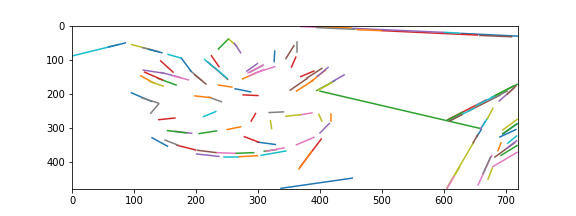
#> input picture NLP & Imge preprocessing/Question/Raw data/img/(f)plantA_39.jpg_straight_line.png, 576 x 216 px, given in place of plantA_39.jpg, which was not available
$ python Code_image.py
#> lines starting #> are read from the running program, lines starting #| are printed output that depends on the picture; after the words box and inside, x2 and y2 are one past the last pixel; in counts of white or black regions, pixels touching at a corner belong together; pictures that were not available may be replaced by others from this repository, and a replacement may not be noted
#!/usr/bin/env python3
# -*- coding: utf-8 -*-
"""
Created on Thu Apr 23 16:22:02 2020

@author: B
"""
import imageio
import skimage.color as color
import matplotlib.pyplot as plt
import skimage.feature as feature
import skimage.filters as filters
import skimage.measure as measure
import skimage.transform as transform


path_list=['plantA_39.jpg','plantB_26.jpg','plantC_15.jpg',\
           'plantA_23.jpg','plantB_51.jpg','plantC_44.jpg']

for i in path_list:
    im = imageio.imread(i)
#> im is the input picture: shape (216, 576, 4); mean R, G, B, A 248.3, 248, 247.6, 255
    img = color.rgb2gray(im)
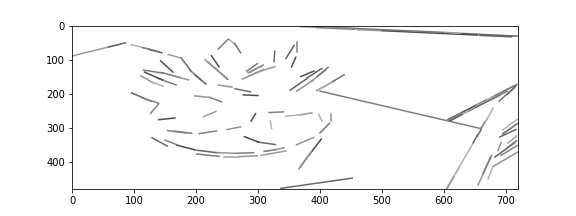
#> img: shape (216, 576) float64; min 0, max 1, mean 0.973

    #grayscale
    plt.imshow(img, cmap=plt.cm.gray, interpolation='nearest')
    plt.axis('off')
    plt.savefig('(a)%s_grayscale.png'%i)

    #B&W
    threshold = filters.threshold_otsu(img)
#> threshold = 0.709
    binary_img = img > threshold
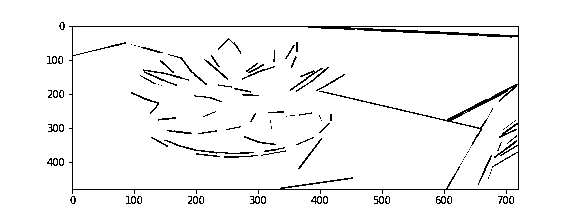
#> binary_img: shape (216, 576) bool; 95.8% white; black in thin lines or dots, all inside (x1, y1, x2, y2) = (47, 22, 519, 204)

    plt.imshow(binary_img, cmap=plt.cm.gray, interpolation='nearest')
    plt.axis('off')
    plt.savefig('(b)%s_b&w.png'%i)
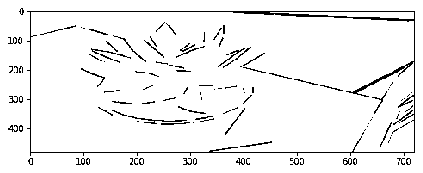
#> figure drawn by matplotlib, 1 panel

    #edges
    edges = feature.canny(img, sigma=1)
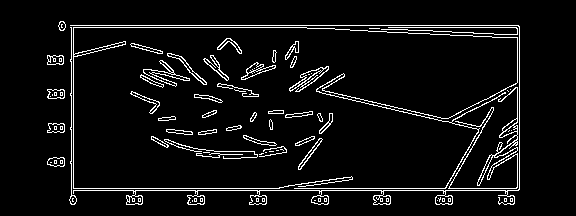
#> edges: shape (216, 576) bool; 6.1% white in thin lines or dots, all inside (x1, y1, x2, y2) = (47, 21, 520, 205)

    plt.imshow(edges, cmap=plt.cm.gray, interpolation='nearest')
    plt.axis('off')
    plt.savefig('(c)%s_edges.png'%i)

    #contours
    threshold = filters.threshold_otsu(img)
    contours = measure.find_contours(img, threshold)
#> contours = 141 point arrays, longest 2597 points

    for n, contour in enumerate(contours):
        plt.plot(contour[:,1], contour[:,0], 'k-', linewidth=1)
#> this loop made 141 passes
    plt.axis('off')
    plt.savefig('(d)%s_contours.png'%i)
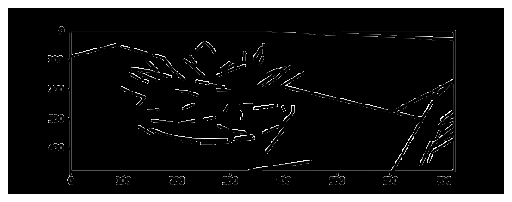
#> figure drawn by matplotlib, 1 panel

    #green

    #straight line
    edges = feature.canny(img, sigma=1)
    lines = transform.probabilistic_hough_line(edges,threshold=30,\
                                               line_length=20,line_gap=3)
#> lines = 69 items
    fig,ax0 = plt.subplots(nrows=1, ncols=1,figsize=(8, 3),sharex=True,sharey=True)

    for line in lines:
        p0, p1 = line
        ax0.plot((p0[0], p1[0]),(p0[1], p1[1]))
#> this loop made 69 passes
#> (p0, p1) on passes 1 to 12: ((518, 25), (70, 25)), ((519, 188), (294, 188)), ((279, 188), (71, 188)), ((518, 190), (71, 190)), ((306, 27), (70, 27)), ((519, 27), (388, 27)), ((445, 34), (313, 28)), ((71, 196), (71, 28)), ((519, 38), (457, 35)), ((517, 82), (517, 28)), ((476, 128), (316, 91)), ((445, 118), (322, 90))
    ax0.set_xlim((0,img.shape[1]))
    ax0.set_ylim((img.shape[0],0))
    plt.savefig('(f)%s_straight_line.png'%i)
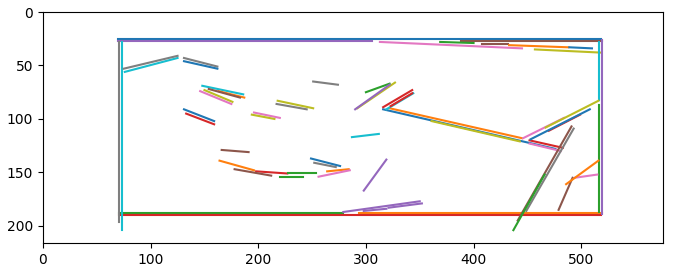
#> figure drawn by matplotlib, 1 panel
#> pass 2 of the loop `for i in path_list:`:
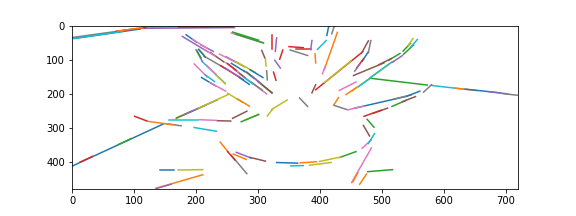
#> input picture NLP & Imge preprocessing/Question/Raw data/img/(f)plantB_26.jpg_straight_line.png, 576 x 216 px, given in place of plantB_26.jpg, which was not available
#> im is the input picture: shape (216, 576, 4); mean R, G, B, A 248, 247.8, 247.4, 255
#> threshold = 0.717
#> contours = 133 point arrays, longest 1975 points
#> the loop `for n, contour in enumerate(contours):` made 133 passes
#> `plt.savefig('(d)%s_contours.png'%i)`:
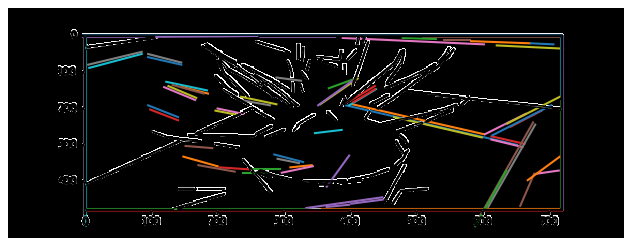
#> figure drawn by matplotlib, 1 panel
#> lines = 100 items
#> the loop `for line in lines:` made 100 passes
#> (p0, p1) on passes 1 to 8: ((519, 188), (164, 188)), ((518, 25), (70, 25)), ((519, 27), (235, 27)), ((518, 190), (71, 190)), ((127, 27), (70, 27)), ((154, 188), (71, 188)), ((71, 196), (71, 28)), ((517, 187), (517, 28))
#> `plt.savefig('(f)%s_straight_line.png'%i)`:
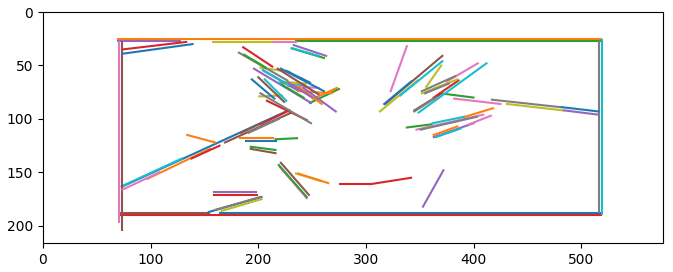
#> figure drawn by matplotlib, 1 panel
#> (the run stopped early here; a loop or call above may not have finished)
